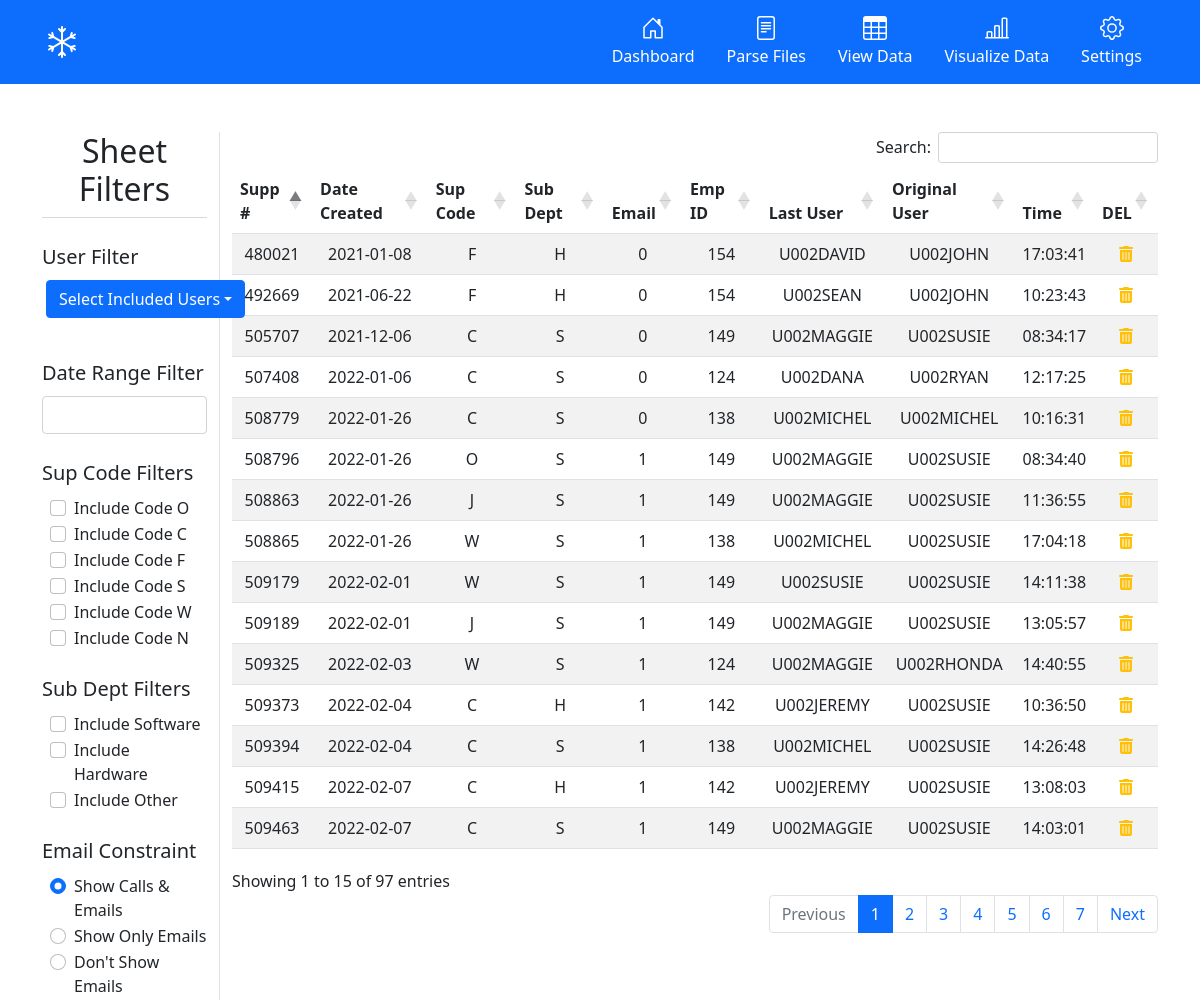
The app's page /sheets/ with its own data.
### tables this page shows
CREATE TABLE calls(
                                    support_number TEXT, 
                                    date_created TEXT, 
                                    sup_code TEXT,
                                    sub_dept TEXT,
                                    email TEXT,
                                    employee_id TEXT, 
                                    last_user TEXT, 
                                    original_user TEXT, 
                                    time_last_changed TEXT,
                                    FOREIGN KEY(employee_id) REFERENCES employees(id),
                                    PRIMARY KEY(support_number, date_created));

### src/routes/sheets_routes.py (the view)
@sheets_bp.route('/', methods=["GET"])
def sheets():
    return render_template('sheets.html', calls=calls_db.read(), employees=employees_db.read())

### src/models/call.py (called while the page is built)
    def read(self):
        self.cursor.execute('''
                            SELECT * FROM calls
                            ''')
        return self.cursor.fetchall()

### src/models/employee.py (called while the page is built)
    def read(self):
        self.cursor.execute('''
                            SELECT * FROM employees
                            ''')
        return self.cursor.fetchall()

### src/templates/sheets.html (shortened to what this page needs)
{% extends "base.html" %}
{% block content %}
<div class="container">
  <div class="row mt-5">
    <div class="col-2 border-end">
      <h2 class="display-6 text-center">Sheet Filters</h2>
      <div class="dropdown-divider mt-1"></div>
      <label for="userConstraint" class="form-label lead mt-3">User Filter</label>
      <div id="userConstraint" class="btn-group ms-1 mb-4">
        <button type="button" class="btn btn-primary dropdown-toggle" data-bs-toggle="dropdown">Select Included
          Users</button>
      </div>
      <label for="dateConstraint" class="form-label lead mt-3">Date Range Filter</label>
      <input id="dateConstraint" type="text" name="dates" class="form-control mb-4">
      <label for="supCodeConstraints" class="form-label lead">Sup Code Filters</label>
      <div id="supCodeConstraints" class="ms-2 mb-4">
        <div class="form-check">
          <label class="form-check-label" for="oCheck">Include Code O</label>
          <input class="form-check-input supCodeCheck" type="checkbox" value="O" id="oCheck">
        </div>
        <div class="form-check">
          <label class="form-check-label" for="cCheck">Include Code C</label>
          <input class="form-check-input supCodeCheck" type="checkbox" value="C" id="cCheck">
        </div>
        <div class="form-check">
          <label class="form-check-label" for="fCheck">Include Code F</label>
          <input class="form-check-input supCodeCheck" type="checkbox" value="F" id="fCheck">
        </div>
        <div class="form-check">
          <label class="form-check-label" for="sCheck">Include Code S</label>
          <input class="form-check-input supCodeCheck" type="checkbox" value="S" id="sCheck">
        </div>
        <div class="form-check">
          <label class="form-check-label" for="wCheck">Include Code W</label>
          <input class="form-check-input supCodeCheck" type="checkbox" value="W" id="wCheck">
        </div>
        <div class="form-check">
          <label class="form-check-label" for="nCheck">Include Code N</label>
          <input class="form-check-input supCodeCheck" type="checkbox" value="N" id="nCheck">
        </div>
      </div>
      <label for="subDeptConstraints" class="form-label lead">Sub Dept Filters</label>
      <div id="subDeptConstraints" class="ms-2 mb-4">
        <div class="form-check">
          <label class="form-check-label" for="softwareCheck">Include Software</label>
          <input class="form-check-input subDeptCheck" value="S" type="checkbox" id="softwareCheck">
        </div>
        <div class="form-check">
          <label class="form-check-label" for="hardwareCheck">Include Hardware</label>
          <input class="form-check-input subDeptCheck" value="H" type="checkbox" id="hardwareCheck">
        </div>
        <div class="form-check">
          <label class="form-check-label" for="otherCheck">Include Other</label>
          <input class="form-check-input subDeptCheck" value="O" type="checkbox" id="otherCheck">
        </div>
      </div>
      <label for="emailConstraint" class="form-label lead">Email Constraint</label>
      <div id="emailConstraint" class="ms-2">
        <div class="form-check">
          <label class="form-check-label" for="includeCallsAndEmailsCheck">Show Calls & Emails</label>
          <input class="form-check-input emailRadioButton" value="1|0" type="radio" name="flexRadioDefault" id="includeCallsAndEmailsCheck" checked>
        </div>
        <div class="form-check">
          <label class="form-check-label" for="includeEmailsCheck">Show Only Emails</label>
          <input class="form-check-input emailRadioButton" value="1" type="radio" name="flexRadioDefault" id="includeEmailsCheck">
        </div>
        <div class="form-check">
          <label class="form-check-label" for="excludeEmailsCheck">Don't Show Emails</label>
          <input class="form-check-input emailRadioButton" value="0" type="radio" name="flexRadioDefault" id="excludeEmailsCheck">
        </div>
      </div>
    </div>
    <div class="col-10">
      <table class="table table-striped dataTable text-center" id="sheetTable">
        <thead>
          <tr>
            <th scope="col">Supp #</th>
            <th scope="col">Date Created</th>
            <th scope="col">Sup Code</th>
            <th scope="col">Sub Dept</th>
            <th scope="col">Email</th>
            <th scope="col">Emp ID</th>
            <th scope="col">Last User</th>
            <th scope="col">Original User</th>
            <th scope="col">Time</th>
            <th scope="col">DEL</th>
          </tr>
        </thead>
        <tbody>
          {% for call in calls %}
          <tr>
            <td>{{ call[0] }}</td>
            <td>{{ call[1] }}</td>
            <td>{{ call[2] }}</td>
            <td>{{ call[3] }}</td>
            <td>{{ call[4] }}</td>
            <td>{{ call[5] }}</td>
            <td>{{ call[6] }}</td>
            <td>{{ call[7] }}</td>
            <td>{{ call[8] }}</td>
            <td>
              <a>
                <i class="fas fa-trash-alt text-warning"></i>
              </a>
          </tr>
          {% endfor %}
        </tbody>
      </table>
    </div>
  </div>
</div>
{% endblock %}

### src/templates/base.html (shortened to what this page needs)
<!DOCTYPE html>
<html lang="en">
<head>
    <link href="https://cdn.jsdelivr.net/npm/bootstrap@5.1.3/dist/css/bootstrap.min.css" rel="stylesheet"
>
    <link rel="stylesheet" href="https://cdnjs.cloudflare.com/ajax/libs/animate.css/4.1.1/animate.min.css" />
    <link rel="stylesheet" href="https://cdn.datatables.net/1.11.5/css/dataTables.bootstrap5.min.css">
    <link rel="stylesheet" type="text/css" href="https://cdn.jsdelivr.net/npm/daterangepicker/daterangepicker.css" />
    <link rel="stylesheet" type="text/css" href="{{ url_for('static',filename='css/styles.css') }}">
</head>
<body>
    <div class="px-3 py-2 bg-primary text-white">
        <div class="container">
            <div class="d-flex flex-wrap align-items-center justify-content-center justify-content-lg-start">
                <a href="/" class="d-flex align-items-center my-2 my-lg-0 me-lg-auto text-white text-decoration-none">
                    <svg class="bi me-2" width="40" height="32" role="img" aria-label="Snowball">
                        <use xlink:href="#snowball"></use>
                    </svg>
                </a>
                <ul class="nav col-12 col-lg-auto my-2 justify-content-center my-md-0 text-small">
                    <li>
                        <a href="/settings/employees" class="nav-link text-white">
                            <svg class="bi d-block mx-auto mb-1" width="24" height="24">
                                <use xlink:href="#home"></use>
                            </svg>
                            Dashboard
                        </a>
                    </li>
                    <li>
                        <a href="/parse" class="nav-link text-white">
                            <svg class="bi d-block mx-auto mb-1" width="24" height="24">
                                <use xlink:href="#file-text"></use>
                            </svg>
                            Parse Files
                        </a>
                    </li>
                    <li>
                        <a href="/sheets" class="nav-link text-white">
                            <svg class="bi d-block mx-auto mb-1" width="24" height="24">
                                <use xlink:href="#table"></use>
                            </svg>
                            View Data
                        </a>
                    </li>
                    <li>
                        <a href="/visualize" class="nav-link text-white">
                            <svg class="bi d-block mx-auto mb-1" width="24" height="24">
                                <use xlink:href="#chart"></use>
                            </svg>
                            Visualize Data
                        </a>
                    </li>
                    <li>
                        <a href="#" class="nav-link text-white">
                            <svg class="bi d-block mx-auto mb-1" width="24" height="24">
                                <use xlink:href="#setting"></use>
                            </svg>
                            Settings
                        </a>
                    </li>
                </ul>
            </div>
        </div>
    </div>
    {% block content %}
    {% endblock %}
</body>
</html>

### src/static/css/styles.css (style rules this page uses)
.bi { vertical-align: -0.125em; pointer-events: none; fill: currentColor; }
.display-6 { font-size: 2rem !important; }

### records on screen
calls: support_number "509373", date_created "2022-02-04", sup_code "C", sub_dept "H", email "1", employee "142", last_user "U002JEREMY", original_user "U002SUSIE", time_last_changed "10:36:50"
calls: support_number "509415", date_created "2022-02-07", sup_code "C", sub_dept "H", email "1", employee "142", last_user "U002JEREMY", original_user "U002SUSIE", time_last_changed "13:08:03"
calls: support_number "492669", date_created "2021-06-22", sup_code "F", sub_dept "H", email "0", employee "154", last_user "U002SEAN", original_user "U002JOHN", time_last_changed "10:23:43"
calls: support_number "480021", date_created "2021-01-08", sup_code "F", sub_dept "H", email "0", employee "154", last_user "U002DAVID", original_user "U002JOHN", time_last_changed "17:03:41"
calls: support_number "507408", date_created "2022-01-06", sup_code "C", sub_dept "S", email "0", employee "124", last_user "U002DANA", original_user "U002RYAN", time_last_changed "12:17:25"
calls: support_number "509325", date_created "2022-02-03", sup_code "W", sub_dept "S", email "1", employee "124", last_user "U002MAGGIE", original_user "U002RHONDA", time_last_changed "14:40:55"
calls: support_number "508779", date_created "2022-01-26", sup_code "C", sub_dept "S", email "0", employee "138", last_user "U002MICHEL", original_user "U002MICHEL", time_last_changed "10:16:31"
calls: support_number "509394", date_created "2022-02-04", sup_code "C", sub_dept "S", email "1", employee "138", last_user "U002MICHEL", original_user "U002SUSIE", time_last_changed "14:26:48"
calls: support_number "508865", date_created "2022-01-26", sup_code "W", sub_dept "S", email "1", employee "138", last_user "U002MICHEL", original_user "U002SUSIE", time_last_changed "17:04:18"
calls: support_number "505707", date_created "2021-12-06", sup_code "C", sub_dept "S", email "0", employee "149", last_user "U002MAGGIE", original_user "U002SUSIE", time_last_changed "08:34:17"
calls: support_number "508796", date_created "2022-01-26", sup_code "O", sub_dept "S", email "1", employee "149", last_user "U002MAGGIE", original_user "U002SUSIE", time_last_changed "08:34:40"
calls: support_number "508863", date_created "2022-01-26", sup_code "J", sub_dept "S", email "1", employee "149", last_user "U002MAGGIE", original_user "U002SUSIE", time_last_changed "11:36:55"
calls: support_number "509189", date_created "2022-02-01", sup_code "J", sub_dept "S", email "1", employee "149", last_user "U002MAGGIE", original_user "U002SUSIE", time_last_changed "13:05:57"
calls: support_number "509463", date_created "2022-02-07", sup_code "C", sub_dept "S", email "1", employee "149", last_user "U002MAGGIE", original_user "U002SUSIE", time_last_changed "14:03:01"
calls: support_number "509179", date_created "2022-02-01", sup_code "W", sub_dept "S", email "1", employee "149", last_user "U002SUSIE", original_user "U002SUSIE", time_last_changed "14:11:38"
